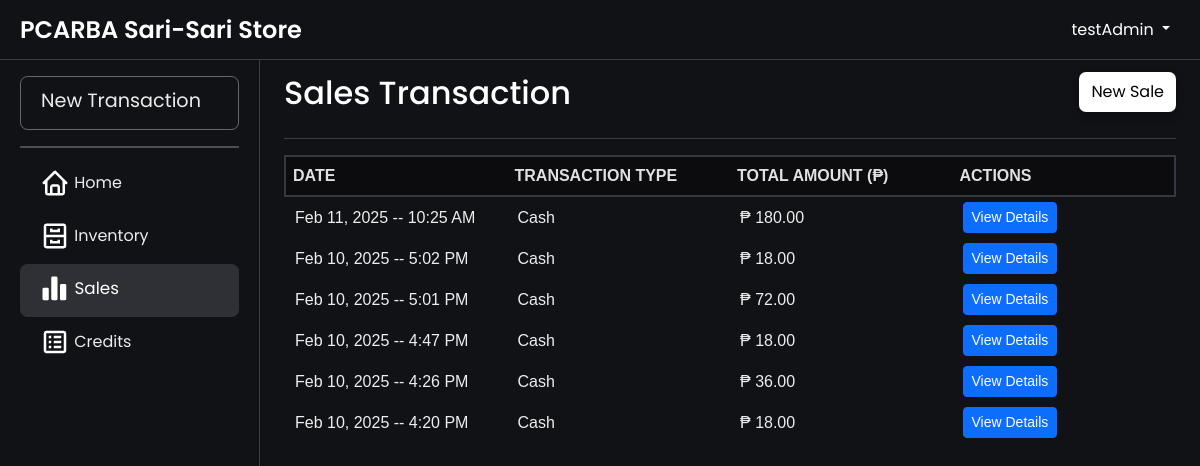
Page /sales.php (signed in) on the earlier database version.
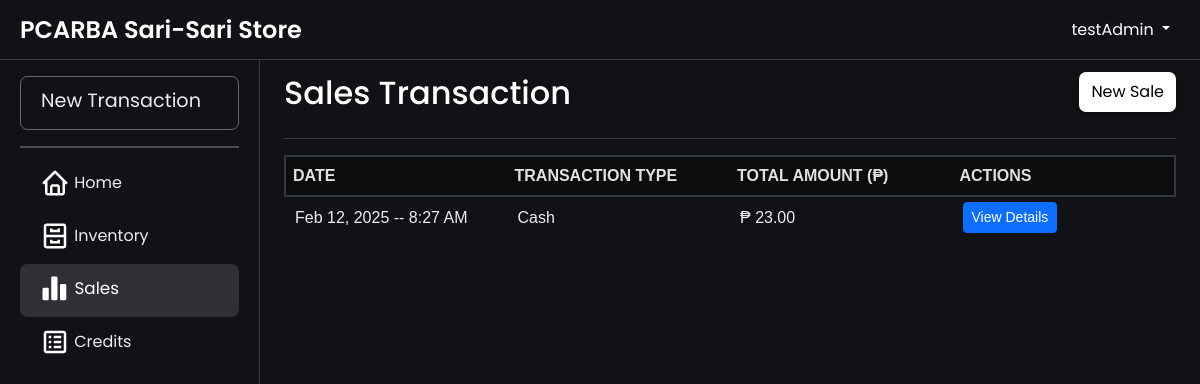
Same page on the later database version.
### tables this page shows
CREATE TABLE `sales` (
  `saleId` int(11) NOT NULL AUTO_INCREMENT,
  `totalPrice` decimal(10,2) NOT NULL,
  `transactionType` enum('Cash','Credit') NOT NULL,
  `dateSold` timestamp NOT NULL DEFAULT current_timestamp(),
  `userId` int(11) NOT NULL,
  `creditorId` int(11) DEFAULT NULL,
  PRIMARY KEY (`saleId`),
  KEY `users_sale` (`userId`),
  KEY `creditor_sale` (`creditorId`),
  CONSTRAINT `creditor_sale` FOREIGN KEY (`creditorId`) REFERENCES `creditor` (`creditorId`),
  CONSTRAINT `users_sale` FOREIGN KEY (`userId`) REFERENCES `users` (`userId`)
);

### htdocs/sales.php (the view, shortened to what this page needs)
<?php
include 'db.php';
$query = "SELECT saleId, dateSold, transactionType, totalPrice FROM sales ORDER BY dateSold DESC";
$result = $conn->query($query);
$sales = $result->fetch_all(MYSQLI_ASSOC);
?>
<!DOCTYPE html>
<html lang="en">
<head>
    <link rel="stylesheet" href="css/bootstrap.min.css">
    <link rel="stylesheet" href="css/layer1.css">
</head>
<body>
    <?php include 'navbar.php'; ?>
    <div class="main-content">
        <div class="container">
            <div class="table-wrapper">
                <div class="header-container">
                    <h2>Sales Transaction</h2>
                    <div class="button">
                        <a href="addSale.php">New Sale</a>
                    </div>
                </div>
                <hr style="height: 1px; border: none; color: rgb(187, 188, 190); background-color: rgb(187, 188, 190);">
                <table id="salesTable">
                    <thead>
                        <tr align="left">
                            <th>Date</th>
                            <th>Transaction Type</th>
                            <th>Total Amount (₱)</th>
                            <th>Actions</th>
                        </tr>
                    </thead>
                    <tbody>
                        <?php if (empty($sales)) { ?>
                            <tr>
                                <td colspan="5" style="text-align: center;">No sales records found. <a href="addSale.php">Create a new sale</a>.</td>
                            </tr>
                        <?php } else { ?>
                            <?php foreach ($sales as $sale) {
                                $dateSold = !empty($sale['dateSold']) ? date("M d, Y -- g:i A", strtotime($sale['dateSold'])) : 'N/A';
                            ?>
                                <tr>
                                    <td><?php echo htmlspecialchars($dateSold); ?></td>
                                    <td><?php echo htmlspecialchars($sale['transactionType']); ?></td>
                                    <td>₱ <?php echo htmlspecialchars($sale['totalPrice']); ?></td>
                                    <td>
                                        <a href="sale_details.php?saleId=<?php echo $sale['saleId']; ?>" class="btn btn-primary btn-sm btn-action">
                                            <span>View Details</span>
                                        </a>
                                    </td>
                                </tr>
                            <?php } ?>
                        <?php } ?>
                    </tbody>
                </table>
            </div>
        </div>
    </div>
</body>
</html>

### htdocs/navbar.php (shortened to what this page needs)
<?php
$current_page = basename($_SERVER['PHP_SELF']);
?>
<!DOCTYPE html>
<html lang="en">
<head>
    <link rel="stylesheet" href="css/bootstrap.min.css">
    <link rel="stylesheet" href="css/layer1.css">
</head>
<body>
    <nav class="navbar navbar-expand-lg navbar-dark navbar-fixed-top">
        <div class="navbar1">
            <a class="navbar-brand" href="dashboard.php">PCARBA Sari-Sari Store</a>
        </div>
        <div class="navbar2">
            <div class="ms-auto">
                <div class="dropdown">
                    <a class="nav-link dropdown-toggle" href="" role="button" data-bs-toggle="dropdown" aria-expanded="false">
                        <?php echo $_SESSION['username']; ?>
                    </a>
                </div>
            </div>
        </div>
    </nav>
    <div class="sidebar">
        <a href="transaction.php" class="sidebar-link sidebar-record-sale <?php echo $current_page == 'addSale.php' ? 'active' : ''; ?>">New Transaction</a>
        <hr>
        <a href="dashboard.php" class="<?php echo $current_page == 'dashboard.php' ? 'active' : ''; ?>">
            <img src="images/<?php echo $current_page == 'dashboard.php' ? 'dashboard_active.png' : 'dashboard.png'; ?>" alt="Home">&nbsp;Home
        </a>
        <a href="inventory.php" class="<?php echo $current_page == 'inventory.php' ? 'active' : ''; ?>">
            <img src="images/<?php echo $current_page == 'inventory.php' ? 'cabinet_active.png' : 'cabinet.png'; ?>" alt="Inventory">&nbsp;Inventory
        </a>
        <a href="sales.php" class="<?php echo $current_page == 'sales.php' ? 'active' : ''; ?>">
            <img src="images/<?php echo $current_page == 'sales.php' ? 'barsales_active.png' : 'barsales.png'; ?>" alt="Sales">&nbsp;Sales
        </a>
        <a href="credit.php" class="<?php echo $current_page == 'credit.php' ? 'active' : ''; ?>">
            <img src="images/<?php echo $current_page == 'credit.php' ? 'credits_active.png' : 'credits.png'; ?>" alt="Credits">&nbsp;Credits
        </a>
    </div>
</body>
</html>

### htdocs/css/layer1.css (style rules this page uses)
body { background-color: rgb(17, 18, 22); font-family: "Poppins", serif; color: white; }

### htdocs/sales.php (style rules this page uses)
.header-container { display: flex; justify-content: space-between; align-items: center; }
table { font-family: Arial, Helvetica, sans-serif; width: 100%; border-collapse: separate; border-spacing: 0 10px; }
table thead { position: sticky; top: 0; z-index: 10; background-color: #1f1f1f; }
table th { padding: 7px; background-color: #0c0c0f; color: rgba(247, 247, 248, 0.9); font-weight: bold; text-transform: uppercase; font-size: 1rem; box-shadow: 0 4px 8px rgba(0, 0, 0, 0.83); border-top: 2px solid #333942; border-bottom: 2px solid #333942; width: 20%; }
table th:first-child { border-left: 2px solid #333942; border-top: 2px solid #333942; border-bottom: 2px solid #333942; }
table th:last-child { border-right: 2px solid #333942; border-top: 2px solid #333942; border-bottom: 2px solid #333942; }
table td { padding: 5px 10px; font-size: 1rem; color: #eee; margin: 0 5px; width: 20%; }
table tr { background-color: transparent; }
table tr td:first-child { border-top-left-radius: 7px; border-bottom-left-radius: 7px; }
table tr td:last-child { border-top-right-radius: 7px; border-bottom-right-radius: 7px; }
.button a { background: transparent; display: inline-block; padding: 8px 12px; background-color: rgb(255, 255, 255); color: #000; text-decoration: none; border-radius: 7px; box-shadow: 0 4px 8px rgba(0, 0, 0, 0.26); transition: all 0.3s ease; margin-bottom: 10px; }
.btn-action { text-decoration: none; padding: 5px 10px; font-size: 1rem; border-radius: 5px; transition: all 0.3s ease; display: inline-flex; align-items: center; justify-content: center; min-width: 75px; text-align: center; box-sizing: border-box; }
.btn-action span { display: inline; }

### htdocs/navbar.php (style rules this page uses)
.navbar-fixed-top { display: flex; justify-content: space-between; align-items: center; position: fixed; top: 0; width: 100%; height: 60px; padding: 0 20px; background-color: rgb(17, 18, 22); border-bottom: 0.25px solid rgba(187, 188, 190, 0.25); z-index: 1030; }
.navbar1 { display: flex; align-items: center; }
.navbar2 { display: flex; align-items: center; }
.dropdown { margin-left: 20px; padding: 10px; }
.sidebar { position: fixed; top: 56px; left: 0; height: 100vh; width: 260px; background-color: rgb(17, 18, 22); padding-top: 20px; z-index: 1020; border-right: 0.25px solid rgba(187, 188, 190, 0.25); overflow-y: auto; transition: transform 0.3s ease-in-out; }
.sidebar a { margin-left: 20px; margin-right: 20px; display: flex; align-items: center; padding: 13px 20px; padding-top: 10px; color: rgba(255, 255, 255, 0.92); text-decoration: none; border-radius: 7.5px; transition: background 0.3s, color 0.3s; }
.sidebar a.active { background-color: rgba(187, 194, 209, 0.17); font-size: 1.05rem; color: #fff; }
.sidebar-record-sale { font-size: 1.2rem; padding: 15px 25px; background: transparent; border: 0.5px solid rgba(187, 188, 190, 0.5); transition: border-color 0.3s, color 0.3s; margin-bottom: 16px; }
.main-content { padding: 1%; margin-top: 60px; margin-left: 260px; transition: margin-left 0.3s; }
.navbar-brand { display: none !important; }
@media (min-width: 769px) { .sidebar { display: block !important; transform: translateX(0) !important; } }
@media (min-width: 769px) { .navbar-brand { display: block !important; } }
.navbar-brand { font-family: 'Poppins', sans-serif; font-weight: 600; font-size: 1.5rem; margin-right: 20px; }
.sidebar hr { border: 1px solid rgb(255, 255, 255); margin: 10px 20px; }

Differences in the rows shown:
removed sales: dateSold "Feb 11, 2025 -- 10:25 AM", transactionType "Cash", totalPrice "180.00"
removed sales: dateSold "Feb 10, 2025 -- 5:02 PM", transactionType "Cash", totalPrice "18.00"
removed sales: dateSold "Feb 10, 2025 -- 5:01 PM", transactionType "Cash", totalPrice "72.00"
removed sales: dateSold "Feb 10, 2025 -- 4:47 PM", transactionType "Cash", totalPrice "18.00"
removed sales: dateSold "Feb 10, 2025 -- 4:26 PM", transactionType "Cash", totalPrice "36.00"
removed sales: dateSold "Feb 10, 2025 -- 4:20 PM", transactionType "Cash", totalPrice "18.00"
added sales: dateSold "Feb 12, 2025 -- 8:27 AM", transactionType "Cash", totalPrice "23.00"
